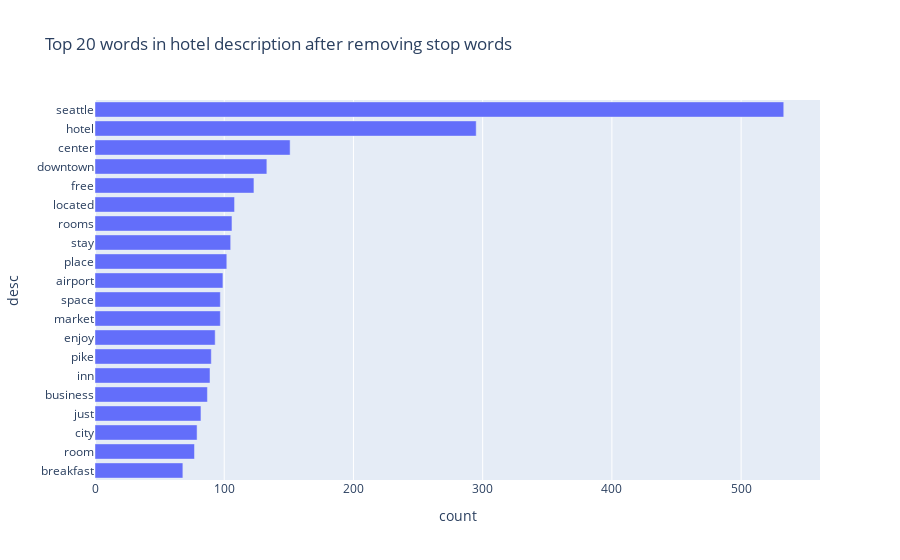

Write notebook code for a chart like this one.
### Markdown cell above
### Visualize Token (vocabulary) Frequency Distribution After Removing Stop Words

### Code cell
def get_top_n_words(corpus, n=None):
    vec = CountVectorizer(stop_words='english').fit(corpus)
    bag_of_words = vec.transform(corpus)
    sum_words = bag_of_words.sum(axis=0)
    words_freq = [(word, sum_words[0, idx]) for word, idx in vec.vocabulary_.items()]
    words_freq =sorted(words_freq, key = lambda x: x[1], reverse=True)
    return words_freq[:n]

common_words = get_top_n_words(df['desc'], 20)
df1 = pd.DataFrame(common_words, columns = ['desc' , 'count'])
top_words = df1.groupby('desc').sum()['count'].sort_values()
fig = px.bar(top_words, x="count", y=top_words.index, title="Top 20 words in hotel description after removing stop words", orientation='h')
fig.show()

### Figure 1 — Plotly figure (JSON) as saved in the notebook; plotly's stock layout.template omitted (floating-point values rounded to 4 significant figures)
{"data": [{"alignmentgroup": "True", "hovertemplate": "count=%{x}<br>desc=%{y}<extra></extra>", "legendgroup": "", "marker": {"color": "#636efa", "pattern": {"shape": ""}}, "name": "", "offsetgroup": "", "orientation": "h", "showlegend": false, "textposition": "auto", "type": "bar", "x": [68, 77, 79, 82, 87, 89, 90, 93, 97, 97, 99, 102, 105, 106, 108, 123, 133, 151, 295, 533], "xaxis": "x", "y": ["breakfast", "room", "city", "just", "business", "inn", "pike", "enjoy", "market", "space", "airport", "place", "stay", "rooms", "located", "free", "downtown", "center", "hotel", "seattle"], "yaxis": "y"}], "layout": {"barmode": "relative", "legend": {"tracegroupgap": 0}, "title": {"text": "Top 20 words in hotel description after removing stop words"}, "xaxis": {"anchor": "y", "domain": [0, 1], "title": {"text": "count"}}, "yaxis": {"anchor": "x", "domain": [0, 1], "title": {"text": "desc"}}}}
